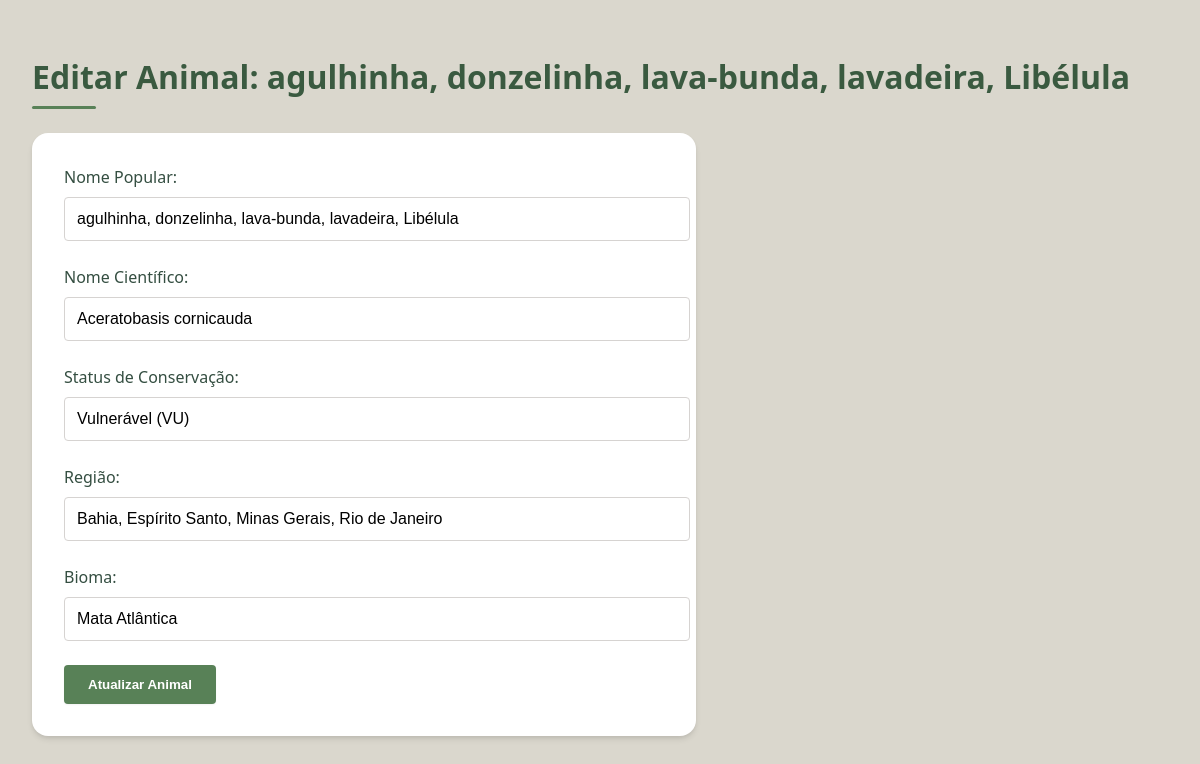
The page /edit/3 on the database its author committed.
### models.py (models this page shows, shortened)
class Task(db.Model):
    id = db.Column(db.Integer, primary_key=True)
    nome = db.Column(db.String(100), unique=False, nullable=False)
    nome_cientifico = db.Column(db.String(100), unique=True, nullable=False)
    status = db.Column(db.String(100), unique=False, nullable=False)
    regiao = db.Column(db.String(100), unique=False, nullable=False)
    bioma = db.Column(db.String(100), unique=False, nullable=False)

### app.py (the view)
@app.route("/edit/<int:task_id>")
def edit_task_page(task_id):
    task = Task.query.get_or_404(task_id)
    return render_template("edit.html", task=task)

### templates/edit.html (shortened to what this page needs)
<!DOCTYPE html>
<html lang="pt-BR">
<head>
    <link rel="stylesheet" href="{{ url_for('static', filename='css/style.css') }}">
</head>
<body>
    <h1>Editar Animal: {{ task.nome }}</h1>
    <form class="create-form" action="{{ url_for('update_task', task_id=task.id) }}" method="POST">
        <label for="nome">Nome Popular:</label>
        <input type="text" id="nome" name="nome" value="{{ task.nome }}" required>
        <label for="nome_cientifico">Nome Científico:</label>
        <input type="text" id="nome_cientifico" name="nome_cientifico" value="{{ task.nome_cientifico }}" required>
        <label for="status">Status de Conservação:</label>
        <input type="text" id="status" name="status" value="{{ task.status }}" required>
        <label for="regiao">Região:</label>
        <input type="text" id="regiao" name="regiao" value="{{ task.regiao }}" required>
        <label for="bioma">Bioma:</label>
        <input type="text" id="bioma" name="bioma" value="{{ task.bioma }}" required>
        <button type="submit">Atualizar Animal</button>
    </form>
</body>
</html>

### static/css/style.css (style rules this page uses)
:root { --primary-green: #3a5a40; --secondary-green: #588157; --light-green: #a3b18a; --beige: #dad7cd; --dark-brown: #344e41; --vulnerable: #f59e0b; --endangered: #f97316; --critical: #dc2626; --white: #ffffff; --light-gray: #f5f5f4; --medium-gray: #d6d3d1; --dark-gray: #57534e; --shadow-sm: 0 1px 2px 0 rgba(0, 0, 0, 0.05); --shadow-md: 0 4px 6px -1px rgba(0, 0, 0, 0.1), 0 2px 4px -1px rgba(0, 0, 0, 0.06); --shadow-lg: 0 10px 15px -3px rgba(0, 0, 0, 0.1), 0 4px 6px -2px rgba(0, 0, 0, 0.05); --radius-sm: 0.25rem; --radius-md: 0.5rem; --radius-lg: 1rem; }
body { font-family: 'Segoe UI', system-ui, -apple-system, sans-serif; line-height: 1.5; color: var(--dark-brown); background-color: var(--beige); padding: 2rem; max-width: 1600px; margin: 0 auto; }
h1 { font-size: 2rem; font-weight: 700; color: var(--primary-green); margin-bottom: 1.5rem; position: relative; padding-bottom: 0.5rem; }
h1::after { content: ''; position: absolute; bottom: 0; left: 0; width: 4rem; height: 3px; background-color: var(--secondary-green); border-radius: 3px; }
.create-form { background-color: var(--white); padding: 2rem; border-radius: var(--radius-lg); box-shadow: var(--shadow-md); margin-bottom: 3rem; max-width: 600px; }
.create-form label { display: block; font-weight: 500; color: var(--dark-brown); margin-bottom: 0.5rem; }
.create-form input, .create-form select, .create-form textarea { width: 100%; padding: 0.75rem; border: 1px solid var(--medium-gray); border-radius: var(--radius-sm); margin-bottom: 1.5rem; font-size: 1rem; transition: all 0.2s ease; }
.create-form button { background-color: var(--secondary-green); color: white; border: none; padding: 0.75rem 1.5rem; border-radius: var(--radius-sm); font-weight: 600; cursor: pointer; transition: all 0.2s ease; box-shadow: var(--shadow-sm); }

### rows shown on the page
Task: nome "agulhinha, donzelinha, lava-bunda, lavadeira, Libélula", nome_cientifico "Aceratobasis cornicauda", status "Vulnerável (VU)", regiao "Bahia, Espírito Santo, Minas Gerais, Rio de Janeiro", bioma "Mata Atlântica"
